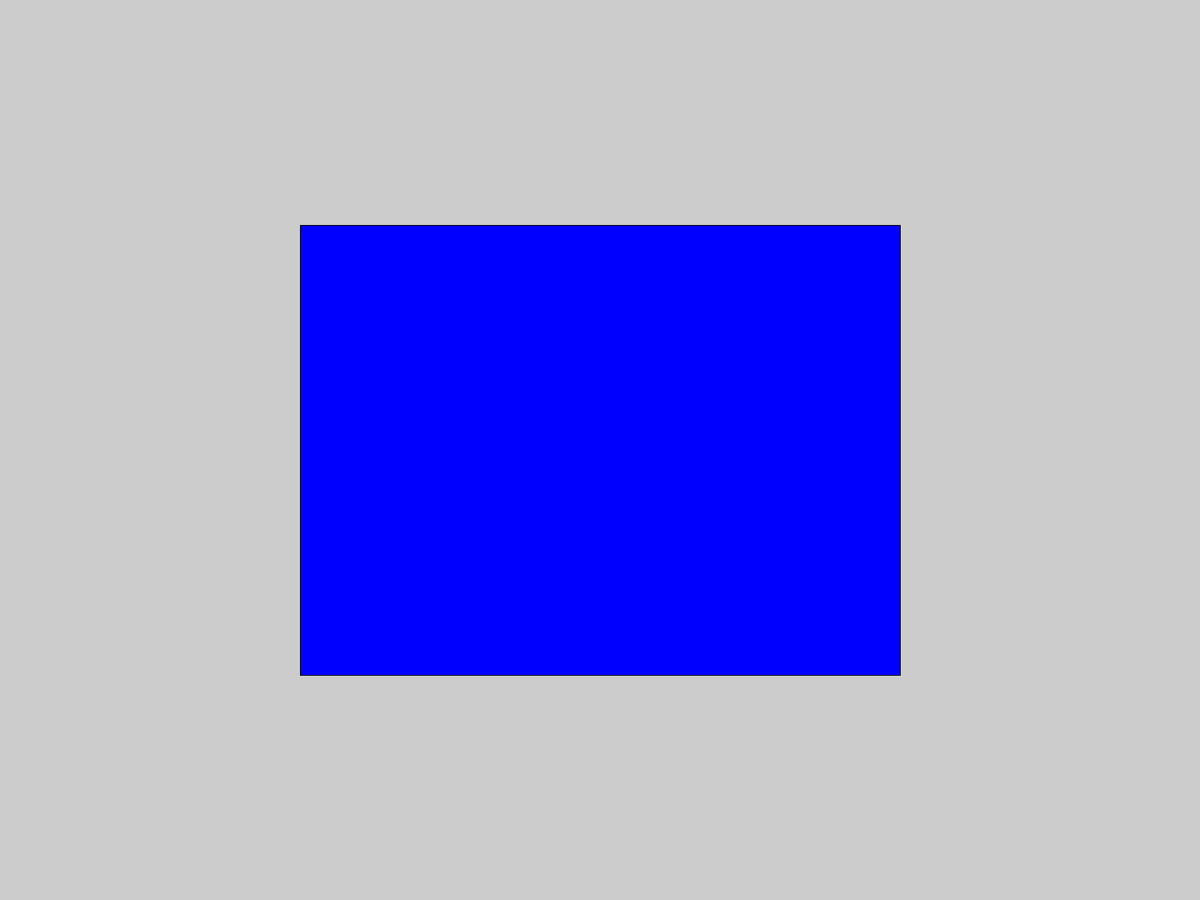
Frame 1 (no input)
Frame 60 (the mouse pressed at the canvas centre just before this capture): identical to frame 1, image omitted
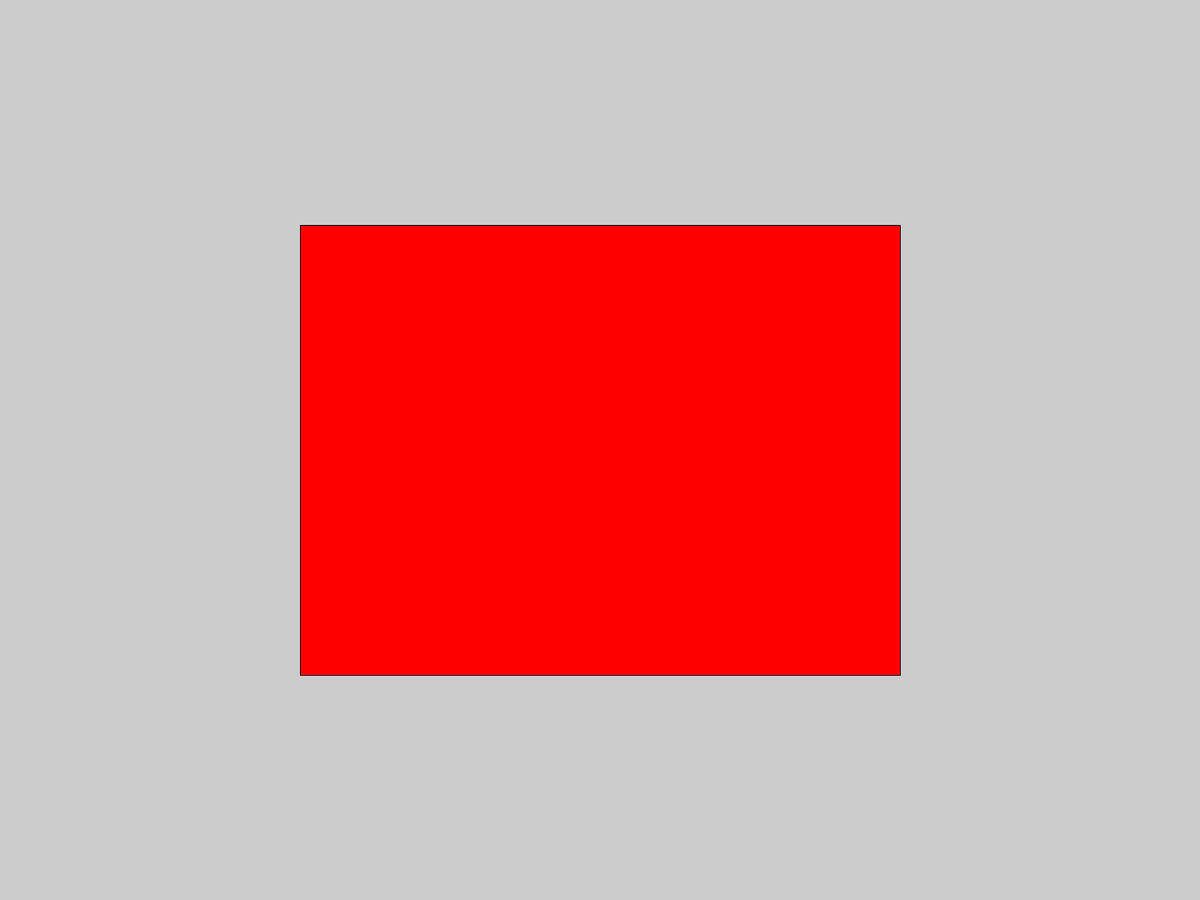
Frame 120 (the mouse held since frame 60 and released just before this capture)

The Processing sketch that drew these frames (run headless with seeded random() and noise(); from frame 60 on, the mouse is pressed at the canvas centre):

// Processing sketch: button_press
// ── button_press.pde
void setup() {
    fullScreen();  
}

void draw(){ 
    if (mouseX > width/4 && mouseX < 3*width/4 && mouseY >height/4 && mouseY<height*3/4){
        fill(255,0,0); //set color to red
    }else{
        fill(0,0,255); //set color to blue
    }

    rect(width/4,height/4,width/2,height/2);
}
